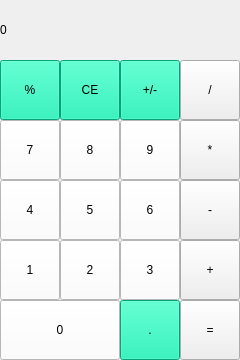
<?xml version="1.0" encoding="UTF-8"?>
<ui version="4.0">
 <class>MainWindow</class>
 <widget class="QMainWindow" name="MainWindow">
  <property name="geometry">
   <rect>
    <x>0</x>
    <y>0</y>
    <width>240</width>
    <height>360</height>
   </rect>
  </property>
  <property name="windowTitle">
   <string>Calculator</string>
  </property>
  <widget class="QWidget" name="centralwidget">
   <widget class="QPushButton" name="pushButton_7">
    <property name="geometry">
     <rect>
      <x>0</x>
      <y>120</y>
      <width>60</width>
      <height>60</height>
     </rect>
    </property>
    <property name="styleSheet">
     <string notr="true">QPushButton { 
	background-color: rgb(255, 255, 255);
	color: rgb(0, 0, 0);
}

QPushButton::pressed {
	background-color:	qlinegradient(x1: 0, x2: 0, y1: 0, y2: 1, stop: 0 #dadbde, stop: 1 #f6f7fa);
}</string>
    </property>
    <property name="text">
     <string>7</string>
    </property>
   </widget>
   <widget class="QPushButton" name="pushButton_8">
    <property name="geometry">
     <rect>
      <x>60</x>
      <y>120</y>
      <width>60</width>
      <height>60</height>
     </rect>
    </property>
    <property name="styleSheet">
     <string notr="true">QPushButton { 
	background-color: rgb(255, 255, 255);
	color: rgb(0, 0, 0);
}

QPushButton::pressed {
	background-color:	qlinegradient(x1: 0, x2: 0, y1: 0, y2: 1, stop: 0 #dadbde, stop: 1 #f6f7fa);
}</string>
    </property>
    <property name="text">
     <string>8</string>
    </property>
   </widget>
   <widget class="QPushButton" name="pushButton_9">
    <property name="geometry">
     <rect>
      <x>120</x>
      <y>120</y>
      <width>60</width>
      <height>60</height>
     </rect>
    </property>
    <property name="styleSheet">
     <string notr="true">QPushButton { 
	background-color: rgb(255, 255, 255);
	color: rgb(0, 0, 0);
}

QPushButton::pressed {
	background-color:	qlinegradient(x1: 0, x2: 0, y1: 0, y2: 1, stop: 0 #dadbde, stop: 1 #f6f7fa);
}</string>
    </property>
    <property name="text">
     <string>9</string>
    </property>
   </widget>
   <widget class="QPushButton" name="pushButton_multiply">
    <property name="geometry">
     <rect>
      <x>180</x>
      <y>120</y>
      <width>60</width>
      <height>60</height>
     </rect>
    </property>
    <property name="styleSheet">
     <string notr="true">background-color:rgb(255, 250, 99);
color: rgb(0, 0, 0);

QPushButton::Pressed {
	
	background-color:	qlinegradient(x1: 0, x2: 0, y1: 0, y2: 1, stop: 0 #dadbde, stop: 1 #f6f7fa);
}</string>
    </property>
    <property name="text">
     <string>*</string>
    </property>
   </widget>
   <widget class="QPushButton" name="pushButton_6">
    <property name="geometry">
     <rect>
      <x>120</x>
      <y>180</y>
      <width>60</width>
      <height>60</height>
     </rect>
    </property>
    <property name="styleSheet">
     <string notr="true">QPushButton { 
	background-color: rgb(255, 255, 255);
	color: rgb(0, 0, 0);
}

QPushButton::pressed {
	background-color:	qlinegradient(x1: 0, x2: 0, y1: 0, y2: 1, stop: 0 #dadbde, stop: 1 #f6f7fa);
}</string>
    </property>
    <property name="text">
     <string>6</string>
    </property>
   </widget>
   <widget class="QPushButton" name="pushButton_subtract">
    <property name="geometry">
     <rect>
      <x>180</x>
      <y>180</y>
      <width>60</width>
      <height>60</height>
     </rect>
    </property>
    <property name="styleSheet">
     <string notr="true">background-color:rgb(255, 250, 99);
color: rgb(0, 0, 0);

QPushButton::Pressed {
	
	background-color:	qlinegradient(x1: 0, x2: 0, y1: 0, y2: 1, stop: 0 #dadbde, stop: 1 #f6f7fa);
}</string>
    </property>
    <property name="text">
     <string>-</string>
    </property>
   </widget>
   <widget class="QPushButton" name="pushButton_5">
    <property name="geometry">
     <rect>
      <x>60</x>
      <y>180</y>
      <width>60</width>
      <height>60</height>
     </rect>
    </property>
    <property name="styleSheet">
     <string notr="true">QPushButton { 
	background-color: rgb(255, 255, 255);
	color: rgb(0, 0, 0);
}

QPushButton::pressed {
	background-color:	qlinegradient(x1: 0, x2: 0, y1: 0, y2: 1, stop: 0 #dadbde, stop: 1 #f6f7fa);
}</string>
    </property>
    <property name="text">
     <string>5</string>
    </property>
   </widget>
   <widget class="QPushButton" name="pushButton_4">
    <property name="geometry">
     <rect>
      <x>0</x>
      <y>180</y>
      <width>60</width>
      <height>60</height>
     </rect>
    </property>
    <property name="styleSheet">
     <string notr="true">QPushButton { 
	background-color: rgb(255, 255, 255);
	color: rgb(0, 0, 0);
}

QPushButton::pressed {
	background-color:	qlinegradient(x1: 0, x2: 0, y1: 0, y2: 1, stop: 0 #dadbde, stop: 1 #f6f7fa);
}</string>
    </property>
    <property name="text">
     <string>4</string>
    </property>
   </widget>
   <widget class="QPushButton" name="pushButton_3">
    <property name="geometry">
     <rect>
      <x>120</x>
      <y>240</y>
      <width>60</width>
      <height>60</height>
     </rect>
    </property>
    <property name="styleSheet">
     <string notr="true">QPushButton { 
	background-color: rgb(255, 255, 255);
	color: rgb(0, 0, 0);
}

QPushButton::pressed {
	background-color:	qlinegradient(x1: 0, x2: 0, y1: 0, y2: 1, stop: 0 #dadbde, stop: 1 #f6f7fa);
}</string>
    </property>
    <property name="text">
     <string>3</string>
    </property>
   </widget>
   <widget class="QPushButton" name="pushButton_add">
    <property name="geometry">
     <rect>
      <x>180</x>
      <y>240</y>
      <width>60</width>
      <height>60</height>
     </rect>
    </property>
    <property name="styleSheet">
     <string notr="true">background-color:rgb(255, 250, 99);
color: rgb(0, 0, 0);

QPushButton::Pressed {
	
	background-color:	qlinegradient(x1: 0, x2: 0, y1: 0, y2: 1, stop: 0 #dadbde, stop: 1 #f6f7fa);
}</string>
    </property>
    <property name="text">
     <string>+</string>
    </property>
   </widget>
   <widget class="QPushButton" name="pushButton_2">
    <property name="geometry">
     <rect>
      <x>60</x>
      <y>240</y>
      <width>60</width>
      <height>60</height>
     </rect>
    </property>
    <property name="styleSheet">
     <string notr="true">QPushButton { 
	background-color: rgb(255, 255, 255);
	color: rgb(0, 0, 0);
}

QPushButton::pressed {
	background-color:	qlinegradient(x1: 0, x2: 0, y1: 0, y2: 1, stop: 0 #dadbde, stop: 1 #f6f7fa);
}</string>
    </property>
    <property name="text">
     <string>2</string>
    </property>
   </widget>
   <widget class="QPushButton" name="pushButton_1">
    <property name="geometry">
     <rect>
      <x>0</x>
      <y>240</y>
      <width>60</width>
      <height>60</height>
     </rect>
    </property>
    <property name="styleSheet">
     <string notr="true">QPushButton { 
	background-color: rgb(255, 255, 255);
	color: rgb(0, 0, 0);
}

QPushButton::pressed {
	background-color:	qlinegradient(x1: 0, x2: 0, y1: 0, y2: 1, stop: 0 #dadbde, stop: 1 #f6f7fa);
}</string>
    </property>
    <property name="text">
     <string>1</string>
    </property>
   </widget>
   <widget class="QPushButton" name="pushButton_dot">
    <property name="geometry">
     <rect>
      <x>120</x>
      <y>300</y>
      <width>60</width>
      <height>60</height>
     </rect>
    </property>
    <property name="styleSheet">
     <string notr="true">QPushButton {
	background-color: rgb(0, 232, 170);
	color: rgb(0, 0, 0);
}

QPushButton::pressed {
	
	background-color:	qlinegradient(x1: 0, x2: 0, y1: 0, y2: 1, stop: 0 #BEBEBE, stop: 1 #D7D7D7);
}</string>
    </property>
    <property name="text">
     <string>.</string>
    </property>
   </widget>
   <widget class="QPushButton" name="pushButton_equal">
    <property name="geometry">
     <rect>
      <x>180</x>
      <y>300</y>
      <width>60</width>
      <height>60</height>
     </rect>
    </property>
    <property name="styleSheet">
     <string notr="true">background-color:rgb(255, 250, 99);
color: rgb(0, 0, 0);

QPushButton::Pressed {
	
	background-color:	qlinegradient(x1: 0, x2: 0, y1: 0, y2: 1, stop: 0 #dadbde, stop: 1 #f6f7fa);
}</string>
    </property>
    <property name="text">
     <string>=</string>
    </property>
   </widget>
   <widget class="QPushButton" name="pushButton_0">
    <property name="geometry">
     <rect>
      <x>0</x>
      <y>300</y>
      <width>120</width>
      <height>60</height>
     </rect>
    </property>
    <property name="styleSheet">
     <string notr="true">QPushButton { 
	background-color: rgb(255, 255, 255);
	color: rgb(0, 0, 0);
}

QPushButton::pressed {
	background-color:	qlinegradient(x1: 0, x2: 0, y1: 0, y2: 1, stop: 0 #dadbde, stop: 1 #f6f7fa);
}</string>
    </property>
    <property name="text">
     <string>0</string>
    </property>
   </widget>
   <widget class="QPushButton" name="pushButton_invertSign">
    <property name="geometry">
     <rect>
      <x>120</x>
      <y>60</y>
      <width>60</width>
      <height>60</height>
     </rect>
    </property>
    <property name="styleSheet">
     <string notr="true">QPushButton {
	background-color: rgb(0, 232, 170);
	color: rgb(0, 0, 0);
}

QPushButton::pressed {
	
	background-color:	qlinegradient(x1: 0, x2: 0, y1: 0, y2: 1, stop: 0 #BEBEBE, stop: 1 #D7D7D7);
}</string>
    </property>
    <property name="text">
     <string>+/-</string>
    </property>
   </widget>
   <widget class="QPushButton" name="pushButton_divide">
    <property name="geometry">
     <rect>
      <x>180</x>
      <y>60</y>
      <width>60</width>
      <height>60</height>
     </rect>
    </property>
    <property name="styleSheet">
     <string notr="true">background-color:rgb(255, 250, 99);
color: rgb(0, 0, 0);

QPushButton::Pressed {
	
	background-color:	qlinegradient(x1: 0, x2: 0, y1: 0, y2: 1, stop: 0 #dadbde, stop: 1 #f6f7fa);
}</string>
    </property>
    <property name="text">
     <string>/</string>
    </property>
   </widget>
   <widget class="QPushButton" name="pushButton_clear">
    <property name="geometry">
     <rect>
      <x>60</x>
      <y>60</y>
      <width>60</width>
      <height>60</height>
     </rect>
    </property>
    <property name="styleSheet">
     <string notr="true">QPushButton {
	background-color: rgb(0, 232, 170);
	color: rgb(0, 0, 0);
}

QPushButton::pressed {
	
	background-color:	qlinegradient(x1: 0, x2: 0, y1: 0, y2: 1, stop: 0 #BEBEBE, stop: 1 #D7D7D7);
}</string>
    </property>
    <property name="text">
     <string>CE</string>
    </property>
   </widget>
   <widget class="QPushButton" name="pushButton_percent">
    <property name="geometry">
     <rect>
      <x>0</x>
      <y>60</y>
      <width>60</width>
      <height>60</height>
     </rect>
    </property>
    <property name="styleSheet">
     <string notr="true">QPushButton {
	background-color: rgb(0, 232, 170);
	color: rgb(0, 0, 0);
}

QPushButton::pressed {
	
	background-color:	qlinegradient(x1: 0, x2: 0, y1: 0, y2: 1, stop: 0 #BEBEBE, stop: 1 #D7D7D7);
}</string>
    </property>
    <property name="text">
     <string>%</string>
    </property>
   </widget>
   <widget class="QLabel" name="resultShow">
    <property name="geometry">
     <rect>
      <x>0</x>
      <y>0</y>
      <width>240</width>
      <height>60</height>
     </rect>
    </property>
    <property name="styleSheet">
     <string notr="true">QLabel {
	font: 16pt &quot;Segoe UI&quot;;
	qproperty-alignment: 'AlignVCenter | AlignRight';
	border: 1px solid gray;
	
	color: rgb(0, 0, 0);
}

background-color: white;</string>
    </property>
    <property name="text">
     <string>0</string>
    </property>
   </widget>
  </widget>
 </widget>
 <resources/>
 <connections/>
</ui>
